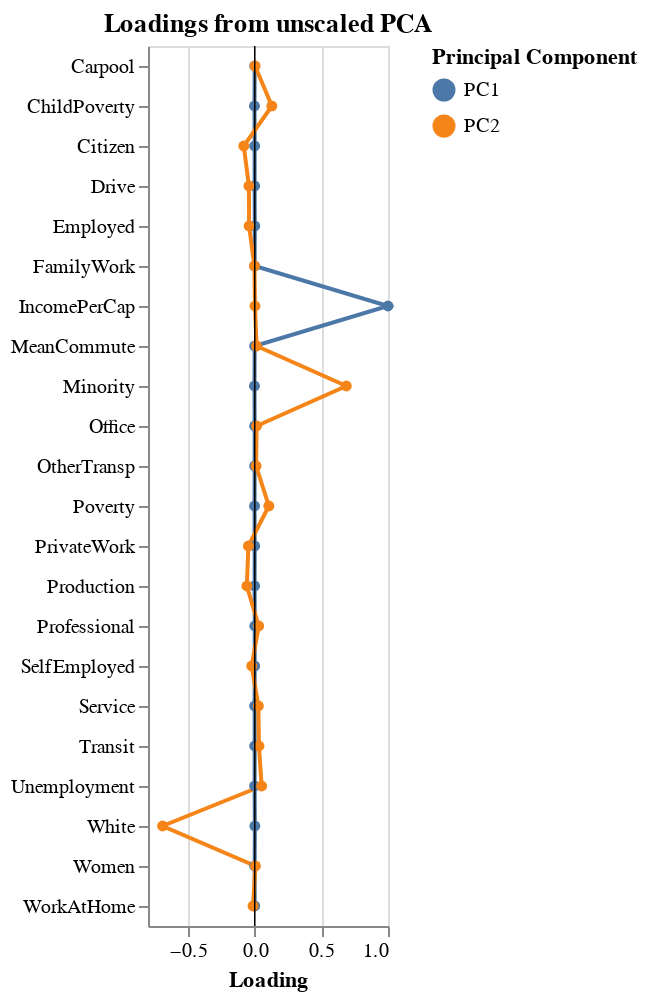

The cell this chart's notebook holds for it:
### Code cell
# store the loadings as a data frame with appropriate names
unscaled_loading_df = pd.DataFrame(pca_unscaled.components_).transpose().rename(
    columns = {0: 'PC1', 1: 'PC2'} # add entries for each selected component
).loc[:, ['PC1', 'PC2']] # slice just components of interest

# add a column with the variable names
unscaled_loading_df['Variable'] = x_mx.columns.values

# melt from wide to long
unscaled_loading_plot_df = unscaled_loading_df.melt(
    id_vars = 'Variable',
    var_name = 'Principal Component',
    value_name = 'Loading'
)

# add a column of zeros to encode for x = 0 line to plot
unscaled_loading_plot_df['zero'] = np.repeat(0, len(unscaled_loading_plot_df))

# create base layer
base = alt.Chart(unscaled_loading_plot_df)

# create lines + points for loadings
loadings = base.mark_line(point = True).encode(
    y = alt.X('Variable', title = ''),
    x = 'Loading',
    color = 'Principal Component'
)

# create line at zero
rule = base.mark_rule().encode(x = alt.X('zero', title = 'Loading'), size = alt.value(0.05))

# layer
loading_plot = (loadings + rule).properties(width = 120, title = 'Loadings from unscaled PCA')

# show
loading_plot

### Figure 1 — Vega-Lite specification as saved in the notebook (floating-point values rounded to 4 significant figures)
{"config": {"view": {"continuousWidth": 400, "continuousHeight": 300}}, "layer": [{"mark": {"type": "line", "point": true}, "encoding": {"color": {"type": "nominal", "field": "Principal Component"}, "x": {"type": "quantitative", "field": "Loading"}, "y": {"type": "nominal", "field": "Variable", "title": ""}}}, {"mark": "rule", "encoding": {"size": {"value": 0.05}, "x": {"type": "quantitative", "field": "zero", "title": "Loading"}}}], "data": {"name": "data-d8b9a6edb63812efab316558d6f1ac81"}, "title": "Loadings from unscaled PCA", "width": 120, "$schema": "https://vega.github.io/schema/vega-lite/v4.0.2.json", "datasets": {"data-d8b9a6edb63812efab316558d6f1ac81": [{"Variable": "Women", "Principal Component": "PC1", "Loading": 2.936e-05, "zero": 0}, {"Variable": "White", "Principal Component": "PC1", "Loading": 0.001303, "zero": 0}, {"Variable": "Citizen", "Principal Component": "PC1", "Loading": -2.756e-05, "zero": 0}, {"Variable": "IncomePerCap", "Principal Component": "PC1", "Loading": 1.0, "zero": 0}, {"Variable": "Poverty", "Principal Component": "PC1", "Loading": -0.001021, "zero": 0}, {"Variable": "ChildPoverty", "Principal Component": "PC1", "Loading": -0.001391, "zero": 0}, {"Variable": "Professional", "Principal Component": "PC1", "Loading": 0.0006837, "zero": 0}, {"Variable": "Service", "Principal Component": "PC1", "Loading": -0.0002105, "zero": 0}, {"Variable": "Office", "Principal Component": "PC1", "Loading": 2.583e-05, "zero": 0}, {"Variable": "Production", "Principal Component": "PC1", "Loading": -0.0003365, "zero": 0}, {"Variable": "Drive", "Principal Component": "PC1", "Loading": -0.0002623, "zero": 0}, {"Variable": "Carpool", "Principal Component": "PC1", "Loading": -9.544e-05, "zero": 0}, {"Variable": "Transit", "Principal Component": "PC1", "Loading": 0.000155, "zero": 0}, {"Variable": "OtherTransp", "Principal Component": "PC1", "Loading": 3.294e-06, "zero": 0}, {"Variable": "WorkAtHome", "Principal Component": "PC1", "Loading": 0.0001537, "zero": 0}, {"Variable": "MeanCommute", "Principal Component": "PC1", "Loading": -2.532e-05, "zero": 0}, {"Variable": "Employed", "Principal Component": "PC1", "Loading": 0.0008613, "zero": 0}, {"Variable": "PrivateWork", "Principal Component": "PC1", "Loading": 0.0002557, "zero": 0}, {"Variable": "SelfEmployed", "Principal Component": "PC1", "Loading": 5.699e-05, "zero": 0}, {"Variable": "FamilyWork", "Principal Component": "PC1", "Loading": 5.384e-07, "zero": 0}, {"Variable": "Unemployment", "Principal Component": "PC1", "Loading": -0.0003666, "zero": 0}, {"Variable": "Minority", "Principal Component": "PC1", "Loading": -0.001346, "zero": 0}, {"Variable": "Women", "Principal Component": "PC2", "Loading": 0.005346, "zero": 0}, {"Variable": "White", "Principal Component": "PC2", "Loading": -0.6908, "zero": 0}, {"Variable": "Citizen", "Principal Component": "PC2", "Loading": -0.08159, "zero": 0}, {"Variable": "IncomePerCap", "Principal Component": "PC2", "Loading": 0.002131, "zero": 0}, {"Variable": "Poverty", "Principal Component": "PC2", "Loading": 0.1063, "zero": 0}, {"Variable": "ChildPoverty", "Principal Component": "PC2", "Loading": 0.129, "zero": 0}, {"Variable": "Professional", "Principal Component": "PC2", "Loading": 0.03014, "zero": 0}, {"Variable": "Service", "Principal Component": "PC2", "Loading": 0.02767, "zero": 0}, {"Variable": "Office", "Principal Component": "PC2", "Loading": 0.01447, "zero": 0}, {"Variable": "Production", "Principal Component": "PC2", "Loading": -0.05852, "zero": 0}, {"Variable": "Drive", "Principal Component": "PC2", "Loading": -0.04322, "zero": 0}, {"Variable": "Carpool", "Principal Component": "PC2", "Loading": 0.00278, "zero": 0}, {"Variable": "Transit", "Principal Component": "PC2", "Loading": 0.03212, "zero": 0}, {"Variable": "OtherTransp", "Principal Component": "PC2", "Loading": 0.01082, "zero": 0}, {"Variable": "WorkAtHome", "Principal Component": "PC2", "Loading": -0.01218, "zero": 0}, {"Variable": "MeanCommute", "Principal Component": "PC2", "Loading": 0.01421, "zero": 0}, {"Variable": "Employed", "Principal Component": "PC2", "Loading": -0.04184, "zero": 0}, {"Variable": "PrivateWork", "Principal Component": "PC2", "Loading": -0.04713, "zero": 0}, {"Variable": "SelfEmployed", "Principal Component": "PC2", "Loading": -0.02209, "zero": 0}, {"Variable": "FamilyWork", "Principal Component": "PC2", "Loading": -0.001644, "zero": 0}, {"Variable": "Unemployment", "Principal Component": "PC2", "Loading": 0.05234, "zero": 0}, {"Variable": "Minority", "Principal Component": "PC2", "Loading": 0.6873, "zero": 0}]}}
